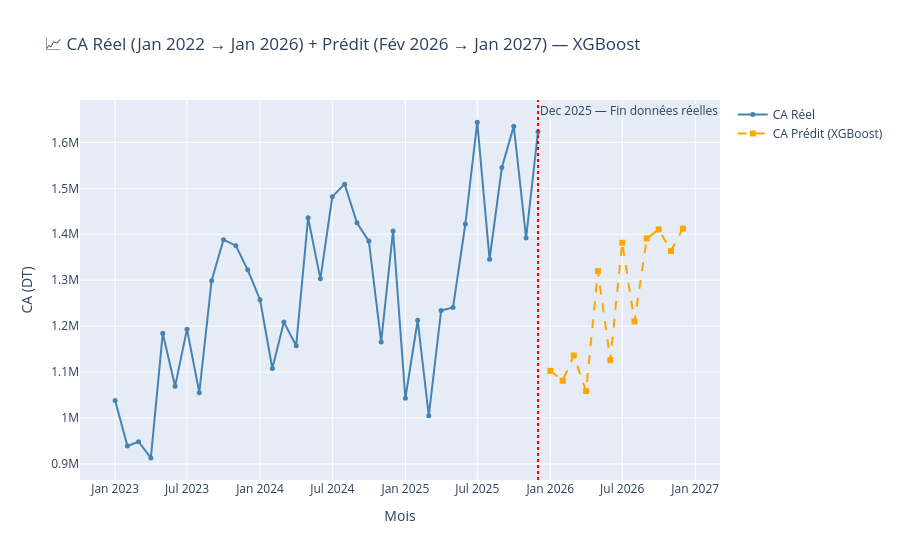

Notebook source saved alongside this figure:
### Markdown cell above
## Visualisation — CA Réel + Prédit sur un seul graphe

### Code cell
fig = go.Figure()

# CA réel
fig.add_trace(go.Scatter(
    x=df_ml['date'], y=df_ml['total_sales'],
    name='CA Réel', mode='lines+markers',
    line=dict(color='steelblue', width=2), marker=dict(size=5)
))

# CA prédit
fig.add_trace(go.Scatter(
    x=df_pred['date'], y=df_pred['predicted_sales'],
    name=f'CA Prédit ({best_name})',
    mode='lines+markers',
    line=dict(color='orange', width=2, dash='dash'),
    marker=dict(size=6, symbol='square')
))

fig.add_vline(
    x=last_date.timestamp() * 1000,
    line_dash='dot', line_color='red',
    annotation_text=f'{last_date.strftime("%b %Y")} — Fin données réelles'
)

fig.update_layout(
    title=f'📈 CA Réel (Jan 2022 → Jan 2026) + Prédit (Fév 2026 → Jan 2027) — {best_name}',
    xaxis_title='Mois', yaxis_title='CA (DT)',
    hovermode='x unified', height=500
)
fig.show()

### Figure 1 — Plotly figure (JSON) as saved in the notebook; plotly's stock layout.template omitted (floating-point values rounded to 4 significant figures)
{"data": [{"line": {"color": "steelblue", "width": 2}, "marker": {"size": 5}, "mode": "lines+markers", "name": "CA Réel", "type": "scatter", "x": ["2023-01-01T00:00:00", "2023-02-01T00:00:00", "2023-03-01T00:00:00", "2023-04-01T00:00:00", "2023-05-01T00:00:00", "2023-06-01T00:00:00", "2023-07-01T00:00:00", "2023-08-01T00:00:00", "2023-09-01T00:00:00", "2023-10-01T00:00:00", "2023-11-01T00:00:00", "2023-12-01T00:00:00", "2024-01-01T00:00:00", "2024-02-01T00:00:00", "2024-03-01T00:00:00", "2024-04-01T00:00:00", "2024-05-01T00:00:00", "2024-06-01T00:00:00", "2024-07-01T00:00:00", "2024-08-01T00:00:00", "2024-09-01T00:00:00", "2024-10-01T00:00:00", "2024-11-01T00:00:00", "2024-12-01T00:00:00", "2025-01-01T00:00:00", "2025-02-01T00:00:00", "2025-03-01T00:00:00", "2025-04-01T00:00:00", "2025-05-01T00:00:00", "2025-06-01T00:00:00", "2025-07-01T00:00:00", "2025-08-01T00:00:00", "2025-09-01T00:00:00", "2025-10-01T00:00:00", "2025-11-01T00:00:00", "2025-12-01T00:00:00"], "y": [1038000.0, 939000.0, 948300.0, 913200.0, 1185000.0, 1069000.0, 1193000.0, 1055000.0, 1299000.0, 1388000.0, 1375000.0, 1323000.0, 1257000.0, 1108000.0, 1209000.0, 1157000.0, 1436000.0, 1303000.0, 1482000.0, 1509000.0, 1425000.0, 1385000.0, 1166000.0, 1407000.0, 1043000.0, 1213000.0, 1005000.0, 1234000.0, 1241000.0, 1422000.0, 1644000.0, 1345000.0, 1545000.0, 1635000.0, 1392000.0, 1623000.0]}, {"line": {"color": "orange", "dash": "dash", "width": 2}, "marker": {"size": 6, "symbol": "square"}, "mode": "lines+markers", "name": "CA Prédit (XGBoost)", "type": "scatter", "x": ["2026-01-01T00:00:00", "2026-02-01T00:00:00", "2026-03-01T00:00:00", "2026-04-01T00:00:00", "2026-05-01T00:00:00", "2026-06-01T00:00:00", "2026-07-01T00:00:00", "2026-08-01T00:00:00", "2026-09-01T00:00:00", "2026-10-01T00:00:00", "2026-11-01T00:00:00", "2026-12-01T00:00:00"], "y": [1103000.0, 1081000.0, 1136000.0, 1059000.0, 1320000.0, 1126000.0, 1382000.0, 1210000.0, 1391000.0, 1411000.0, 1363689, 1412000.0]}], "layout": {"annotations": [{"showarrow": false, "text": "Dec 2025 — Fin données réelles", "x": 1764547200000, "xanchor": "left", "xref": "x", "y": 1, "yanchor": "top", "yref": "y domain"}], "autosize": true, "hovermode": "x unified", "shapes": [{"line": {"color": "red", "dash": "dot"}, "type": "line", "x0": 1764547200000, "x1": 1764547200000, "xref": "x", "y0": 0, "y1": 1, "yref": "y domain"}], "title": {"text": "📈 CA Réel (Jan 2022 → Jan 2026) + Prédit (Fév 2026 → Jan 2027) — XGBoost"}, "xaxis": {"autorange": true, "range": ["2022-08-27 20:26:02.6065", "2028-09-08 07:08:46.197"], "title": {"text": "Mois"}, "type": "date"}, "yaxis": {"autorange": true, "range": [863500.0, 1694000.0], "title": {"text": "CA (DT)"}, "type": "linear"}}}
